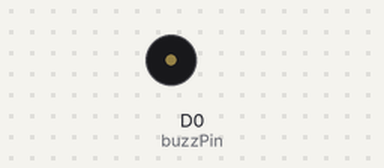
Simulated run of this sketch. Board: ESP8266 (NodeMCU). On the bench: buzzer (waves = sounding, pin HIGH).

Above: at 1.1 s.
At 13.6 s:
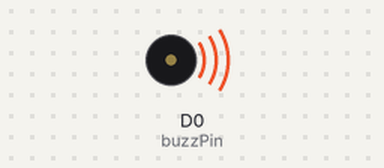
Timing chart, 0 to 15.5 s (numbered marks = the images above):
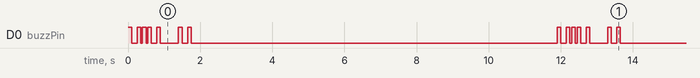

The sketch:

buzzer.ino
```cpp
int buzzPin = D0;

void setup()
{
  pinMode(buzzPin, OUTPUT);
}

void loop()
{
  int eigthNote = 50;
  int quarterNote = 150;
  int halfNote = 500;

  buzz(buzzPin, quarterNote);
  buzz(buzzPin, eigthNote);
  buzz(buzzPin, eigthNote);
  buzz(buzzPin, quarterNote);
  buzz(buzzPin, halfNote);
  buzz(buzzPin, quarterNote);
  buzz(buzzPin, quarterNote);

  delay(10000);
}

void buzz(int bPin, int bDelay)
{
  int bLength = 100;
  digitalWrite(bPin, HIGH);
  delay(bLength);
  digitalWrite(bPin, LOW);
  delay(bDelay);
}
```

Measured:
- by itself, D0 (buzzPin): repeats every 11.9 s: LOW 0.15 s, 2 × (HIGH 0.10 s, LOW 0.05 s), HIGH 0.10 s, LOW 0.15 s, HIGH 0.10 s, LOW 0.50 s, HIGH 0.10 s, LOW 0.15 s, HIGH 0.10 s, LOW 10.2 s, HIGH 0.10 s
- by itself, everything shown: repeats every 11.9 s, in 6 steps
